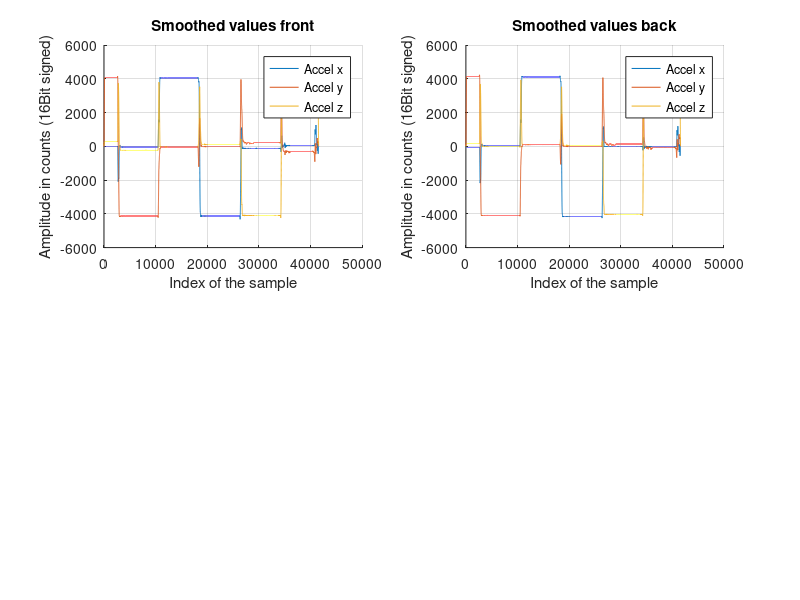

This figure's MATLAB source: (Note: this script raises an error after producing the figure.)
clc;
clear;
close all;

%% Calibration of accelerometer based on the method described in
% https://www.st.com/resource/en/application_note/an4508-parameters-and-calibration-of-a-lowg-3axis-accelerometer-stmicroelectronics.pdf
% Datasets are colleced, but instead of solving a bigger matrix operation,
% the data is averaged. This has the advantage of being much easier to
% understand. The results should be the same. To make calibration easier,
% it remains a manual process, which is not a problem since a calibrated
% car stays calibrated and does not need to be re-calibrated unless damaged
% or otherwise physically changed.

% Program settings for sensorcar (globals.h):
% DEBUG                     0 for fast data sampling
% MEASURE_SYSTEM            0 to log normally and for as long as desired
% CALIBRATE_ACCELERATION    0 to read the raw values
% DATA_LOGGING              1 to log data to the sd card

% Wiping the sd card before starting is recommended.
% Import the data as column vectors using the matlab import tool, then save
% the workspace as mat file.

%% load data
load cal_raw_data.mat

%% Plotting raw data
%{
Time = Time / 1e6;
figure();
hold on;
grid on;
title('Raw values front')
plot(Time,Accel_Front_x)
plot(Time,Accel_Front_y)
plot(Time,Accel_Front_z)
xlabel('Time in s')
ylabel('Amplitude in LSBs')
legend('Accel Front x', 'Accel Front y', 'Accel Front z')
%}

%% Getting data normalized to local gravity
% this is not required, since the calibration will deal with this if the
% true values are normalized already.
% range is +-2g @ 16Bit signed (+32767 counts, -32768 counts)
%{
range_measured = 8;  %+- max g of scale that was used measuring the calibration
Accel_Front_x = Accel_Front_x / 32768 * range_measured;
Accel_Front_y = Accel_Front_y / 32768 * range_measured;
Accel_Front_z = Accel_Front_z / 32768 * range_measured;

Accel_Heck_x = Accel_Heck_x / 32768 * range_measured;
Accel_Heck_y = Accel_Heck_y / 32768 * range_measured;
Accel_Heck_z = Accel_Heck_z / 32768 * range_measured;
%}

%% Averaging data to see what indices need to be used to get the right measurements in time
FILTER_LENGTH = 1e2;
lowpass_filter_kernel = 1/FILTER_LENGTH * ones(FILTER_LENGTH,1);

Accel_Front_x = conv(Accel_Front_x, lowpass_filter_kernel);
Accel_Front_y = conv(Accel_Front_y, lowpass_filter_kernel);
Accel_Front_z = conv(Accel_Front_z, lowpass_filter_kernel);

Accel_Heck_x  = conv(Accel_Heck_x, lowpass_filter_kernel);
Accel_Heck_y  = conv(Accel_Heck_y, lowpass_filter_kernel);
Accel_Heck_z  = conv(Accel_Heck_z, lowpass_filter_kernel);

figure();
subplot(2,2,1)
hold on;
grid on;
title('Smoothed values front')
plot(Accel_Front_x)
plot(Accel_Front_y)
plot(Accel_Front_z)
xlabel('Index of the sample')
ylabel('Amplitude in counts (16Bit signed)')
legend('Accel x', 'Accel y', 'Accel z')

subplot(2,2,2)
hold on;
grid on;
title('Smoothed values back')
plot(Accel_Heck_x)
plot(Accel_Heck_y)
plot(Accel_Heck_z)
xlabel('Index of the sample')
ylabel('Amplitude in counts (16Bit signed)')
legend('Accel x', 'Accel y', 'Accel z')

ans = "The breakpoint is here to set the indices of the six measurement points."
dbstop in accelerometer_calibration_calculations.m at 94
clear ans;

% indices (this part is manual labor). Look at the smoothed values and pick
% an index at a measuring point that seems representative. These are the
% axes of the CAR. So take note when you orient the calibration rig. Which
% axes are you calibrating in which order? For ease of use, do +x, -x, +-y,
% +-z. +x means the car nose is pointing towards the SKY, not the earth. +y
% is the left side of the car (in driving direction) facing earth.
%+-8g
index_plus_x  = 988;
index_minus_x = 6989;
index_plus_y  = 14888;
index_minus_y = 22893;
index_plus_z  = 31899;
index_minus_z = 38905;

%% Measured Data
% rows are datapoints, columns are measured x, measured y, measured z and
% 1 (the number). Equivalent of w in the application note.
accel_front_means = ...
[...
    Accel_Front_x(index_plus_x)   Accel_Front_y(index_plus_x)   Accel_Front_z(index_plus_x)     1; ...%+x vehicle
    Accel_Front_x(index_minus_x)  Accel_Front_y(index_minus_x)  Accel_Front_z(index_minus_x)    1; ...%-x
    Accel_Front_x(index_plus_y)   Accel_Front_y(index_plus_y)   Accel_Front_z(index_plus_y)     1; ...%+y 
    Accel_Front_x(index_minus_y)  Accel_Front_y(index_minus_y)  Accel_Front_z(index_minus_y)    1; ...%-y
    Accel_Front_x(index_plus_z)   Accel_Front_y(index_plus_z)   Accel_Front_z(index_plus_z)     1; ...%+z
    Accel_Front_x(index_minus_z)  Accel_Front_y(index_minus_z)  Accel_Front_z(index_minus_z)    1; ...%-z
];

accel_back_means = ...
[...
    Accel_Heck_x(index_plus_x)   Accel_Heck_y(index_plus_x)   Accel_Heck_z(index_plus_x)     1; ...%+x vehicle
    Accel_Heck_x(index_minus_x)  Accel_Heck_y(index_minus_x)  Accel_Heck_z(index_minus_x)    1; ...%-x
    Accel_Heck_x(index_plus_y)   Accel_Heck_y(index_plus_y)   Accel_Heck_z(index_plus_y)     1; ...%+y
    Accel_Heck_x(index_minus_y)  Accel_Heck_y(index_minus_y)  Accel_Heck_z(index_minus_y)    1; ...%-y    
    Accel_Heck_x(index_plus_z)   Accel_Heck_y(index_plus_z)   Accel_Heck_z(index_plus_z)     1; ...%+z
    Accel_Heck_x(index_minus_z)  Accel_Heck_y(index_minus_z)  Accel_Heck_z(index_minus_z)    1; ...%-z
];

% those are the accelerations that were applied during calibration. Order
% is x-y-z. Equivalent of Y in the application note.
reference_accels = ...
[...
    1 0 0;
    -1 0 0;
    0 1 0;
    0 -1 0;
    0 0 1;
    0 0 -1;
];

%% Math
% least square method calculation X = [w.T * w]^(-1) * w.T * Y
% corrected values are
% x_cal = x_measured * factors(1,1) + y_measured * factors(2,1) + z_measured * factors(3,1) + factors(4,1)
% y_cal = x_measured * factors(1,2) + y_measured * factors(2,2) + z_measured * factors(3,2) + factors(4,2)
% z_cal = x_measured * factors(1,3) + y_measured * factors(2,3) + z_measured * factors(3,3) + factors(4,3)
correction_factors_front = (transpose(accel_front_means)*accel_front_means)\transpose(accel_front_means)*reference_accels;
correction_factors_back  = (transpose(accel_back_means)*accel_back_means)\transpose(accel_back_means)*reference_accels;

accel_front_x_cal = [Accel_Front_x Accel_Front_y Accel_Front_z ones(length(Accel_Front_x),1)] * (correction_factors_front(:,1));
accel_front_y_cal = [Accel_Front_x Accel_Front_y Accel_Front_z ones(length(Accel_Front_x),1)] * (correction_factors_front(:,2));
accel_front_z_cal = [Accel_Front_x Accel_Front_y Accel_Front_z ones(length(Accel_Front_x),1)] * (correction_factors_front(:,3));

accel_back_x_cal = [Accel_Heck_x Accel_Heck_y Accel_Heck_z ones(length(Accel_Front_x),1)] * (correction_factors_back(:,1));
accel_back_y_cal = [Accel_Heck_x Accel_Heck_y Accel_Heck_z ones(length(Accel_Front_x),1)] * (correction_factors_back(:,2));
accel_back_z_cal = [Accel_Heck_x Accel_Heck_y Accel_Heck_z ones(length(Accel_Front_x),1)] * (correction_factors_back(:,3));

accel_front_cal_matrix = ...
[...
    accel_front_x_cal(index_plus_x)   accel_front_y_cal(index_plus_x)   accel_front_z_cal(index_plus_x)  ; ...%+x
    accel_front_x_cal(index_minus_x)  accel_front_y_cal(index_minus_x)  accel_front_z_cal(index_minus_x) ; ...%-x
    accel_front_x_cal(index_plus_y)   accel_front_y_cal(index_plus_y)   accel_front_z_cal(index_plus_y)  ; ...%+y vehicle
    accel_front_x_cal(index_minus_y)  accel_front_y_cal(index_minus_y)  accel_front_z_cal(index_minus_y) ; ...%-y    
    accel_front_x_cal(index_plus_z)   accel_front_y_cal(index_plus_z)   accel_front_z_cal(index_plus_z)  ; ...%+z
    accel_front_x_cal(index_minus_z)  accel_front_y_cal(index_minus_z)  accel_front_z_cal(index_minus_z) ; ...%-z
];

accel_back_cal_matrix = ...
[...
    accel_back_x_cal(index_plus_x)   accel_back_y_cal(index_plus_x)   accel_back_z_cal(index_plus_x)  ; ...%+x
    accel_back_x_cal(index_minus_x)  accel_back_y_cal(index_minus_x)  accel_back_z_cal(index_minus_x) ; ...%-x
    accel_back_x_cal(index_plus_y)   accel_back_y_cal(index_plus_y)   accel_back_z_cal(index_plus_y)  ; ...%+y vehicle
    accel_back_x_cal(index_minus_y)  accel_back_y_cal(index_minus_y)  accel_back_z_cal(index_minus_y) ; ...%-y    
    accel_back_x_cal(index_plus_z)   accel_back_y_cal(index_plus_z)   accel_back_z_cal(index_plus_z)  ; ...%+z
    accel_back_x_cal(index_minus_z)  accel_back_y_cal(index_minus_z)  accel_back_z_cal(index_minus_z) ; ...%-z
];

min_square_error_front  = 1/9 * sum(sum( (reference_accels - accel_front_cal_matrix).^2 ))
min_square_error_back   = 1/9 * sum(sum( (reference_accels - accel_back_cal_matrix).^2 ))

subplot(2,2,3)
hold on;
grid on;
title('Smoothed and corrected values front')
plot(accel_front_x_cal)
plot(accel_front_y_cal)
plot(accel_front_z_cal)
xlabel('Index of the sample')
ylabel('Amplitude in factors of g (9.81m/s^2)')
legend('Accel Front x', 'Accel Front y', 'Accel Front z')

subplot(2,2,4)
hold on;
grid on;
title('Smoothed and corrected values back')
plot(accel_back_x_cal)
plot(accel_back_y_cal)
plot(accel_back_z_cal)
xlabel('Index of the sample')
ylabel('Amplitude in factors of g (9.81m/s^2)')
legend('Accel Front x', 'Accel Front y', 'Accel Front z')

%% data prep for export
range_running = 8   %+- max g of scale that is used on the car
range_measured = 8  %+- max g of scale that was used measuring the calibration
range_factor = range_running / range_measured;
correction_factors_front_exportable = reshape(correction_factors_front,[1,12]) * range_factor;
correction_factors_back_exportable = reshape(correction_factors_back,[1,12]) * range_factor;
ans = "If you choose a range different from range_measured, set range_running appropriately."
ans = "Copy the correction_factors_*_exportable from the matlab variable viewer for best accuracy."
clear ans;